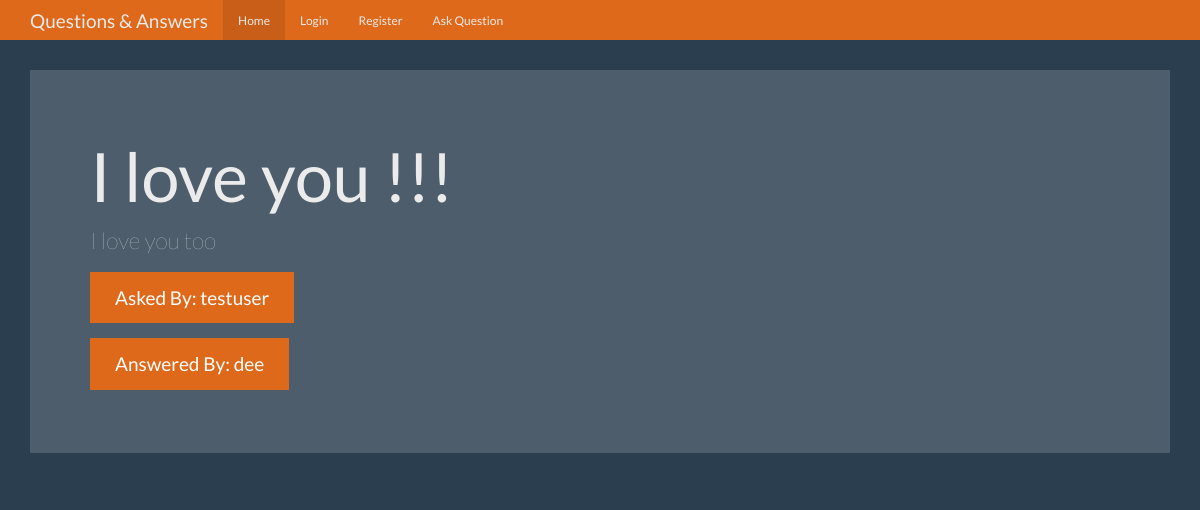
Page /question/2 on the committed database.
### tables this page shows
CREATE TABLE "questions" (
	`id`	integer PRIMARY KEY AUTOINCREMENT,
	`question_text`	TEXT NOT NULL,
	`answer_text`	TEXT,
	`asked_by_id`	integer NOT NULL,
	`expert_id`	integer NOT NULL
);

CREATE TABLE users (
    id integer primary key autoincrement,
    name text not null,
    password text not null,
    expert boolean not null,
    admin boolean not null
);

### app.py (the view)
@app.route('/question/<question_id>')
def question(question_id):
    user = get_active_user()
    db = get_db()
    question_cur = db.execute('''SELECT questions.id, questions.question_text, questions.answer_text, askers.name as asked_by, experts.name as answered_by
                                FROM questions JOIN users as askers ON questions.id = askers.id
                                JOIN users as experts ON questions.expert_id = experts.expert WHERE questions.id = ?''', [question_id])
    question_view = question_cur.fetchone()
    return render_template('question.html', user=user, question=question_view)

### app.py (called while the page is built)
def get_active_user():
    active_user = None
    if 'user' in session:
        user = session['user']
        db = get_db()
        user_cur = db.execute('SELECT * FROM users WHERE name = ?', [user])
        active_user = user_cur.fetchone()
    return active_user

### database.py (called while the page is built)
def connect_db():
    sql = sqlite3.connect('/home/codemask/Documents/FlaskProject/question_answer/questions.db')
    sql.row_factory = sqlite3.Row
    return sql

def get_db():
    if not hasattr(g, 'sqlite_db'):
        g.sqlite_db = connect_db()
    return g.sqlite_db

### templates/question.html (shortened to what this page needs)
<!DOCTYPE html>
<html lang="en">
  <head>
    <link href="{{ url_for('static', filename='bootstrap.min.css') }}" rel="stylesheet">
    <link href="{{ url_for('static', filename='theme.css') }}" rel="stylesheet">
  </head>
  <body>
    <nav class="navbar navbar-inverse navbar-fixed-top">
      <div class="container">
        <div class="navbar-header">
          <a class="navbar-brand" href="#">Questions & Answers</a>
        </div>
        <div id="navbar" class="navbar-collapse collapse">
            <ul class="nav navbar-nav">
                <li class="active"><a href="{{ url_for('index') }}">Home</a></li>
                {% if not user %}
                <li><a href="{{ url_for('login') }}">Login</a></li>
                <li><a href="{{ url_for('register') }}">Register</a></li>
                <li><a href="{{ url_for('login') }}">Ask Question</a></li>
                {% endif %}
              </ul>
        </div>
      </div>
    </nav>
    <div class="container theme-showcase" role="main">
      <div class="jumbotron">
        <h1>{{ question['question_text'] }}</h1>
        <p>{{ question['answer_text'] }}</p>
        <p><a class="btn btn-primary btn-lg">Asked By: {{ question['asked_by'] }}</a></p>
        <p><a class="btn btn-primary btn-lg">Answered By: {{ question['answered_by'] }}</a></p>
      </div>
    </div>
  </body>
</html>

### static/theme.css (style rules this page uses)
body { padding-top: 70px; padding-bottom: 30px; }

### rows in the picture
questions: question_text "I love you !!!", answer_text "I love you too"
users: asked_by "testuser"
users: answered_by "dee"
